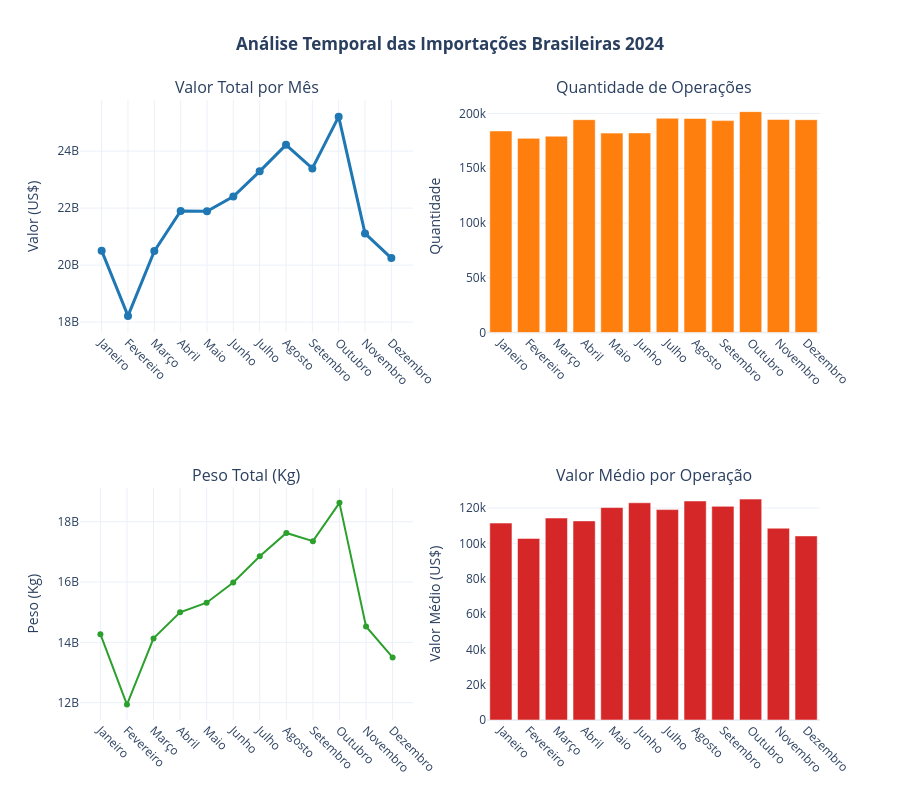

This figure's notebook cell:
### Markdown cell above
## 6. Visualização dos Resultados das Consultas

Criando visualizações avançadas e inteligentes baseadas nos resultados das consultas SQL executadas.

### Code cell
# Função utilitária para formatação de valores monetários
def format_currency(value):
    """Formata valores monetários em bilhões, milhões ou milhares"""
    if value >= 1e9:
        return f"US$ {value/1e9:.1f}B"
    elif value >= 1e6:
        return f"US$ {value/1e6:.1f}M"
    elif value >= 1e3:
        return f"US$ {value/1e3:.1f}K"
    else:
        return f"US$ {value:.0f}"

print("📊 CRIANDO VISUALIZAÇÕES AVANÇADAS DOS RESULTADOS\n")

# 6.1 Visualização da Evolução Temporal (Grupo 2.1)
if not grupo2_resultados.get('analise_temporal', pd.DataFrame()).empty:
    print("📈 6.1 EVOLUÇÃO TEMPORAL DAS IMPORTAÇÕES")
    
    df_temporal = grupo2_resultados['analise_temporal'].copy()
    
    # Gráfico interativo com Plotly
    fig = make_subplots(
        rows=2, cols=2,
        subplot_titles=('Valor Total por Mês', 'Quantidade de Operações', 
                       'Peso Total (Kg)', 'Valor Médio por Operação'),
        specs=[[{"secondary_y": False}, {"secondary_y": False}],
               [{"secondary_y": False}, {"secondary_y": False}]]
    )
    
    # Valor total
    fig.add_trace(
        go.Scatter(
            x=df_temporal['NOME_MES'], 
            y=df_temporal['valor_total'],
            mode='lines+markers',
            name='Valor Total',
            line=dict(color='#1f77b4', width=3),
            marker=dict(size=8)
        ),
        row=1, col=1
    )
    
    # Quantidade de operações
    fig.add_trace(
        go.Bar(
            x=df_temporal['NOME_MES'], 
            y=df_temporal['total_operacoes'],
            name='Operações',
            marker_color='#ff7f0e'
        ),
        row=1, col=2
    )
    
    # Peso total
    fig.add_trace(
        go.Scatter(
            x=df_temporal['NOME_MES'], 
            y=df_temporal['peso_total'],
            mode='lines+markers',
            name='Peso Total',
            line=dict(color='#2ca02c', width=2),
            marker=dict(size=6)
        ),
        row=2, col=1
    )
    
    # Valor médio
    fig.add_trace(
        go.Bar(
            x=df_temporal['NOME_MES'], 
            y=df_temporal['valor_medio'],
            name='Valor Médio',
            marker_color='#d62728'
        ),
        row=2, col=2
    )
    
    fig.update_layout(
        height=800,
        title_text="<b>Análise Temporal das Importações Brasileiras 2024</b>",
        title_x=0.5,
        showlegend=False,
        template="plotly_white"
    )
    
    # Formatação dos eixos
    fig.update_xaxes(tickangle=45)
    fig.update_yaxes(title_text="Valor (US$)", row=1, col=1)
    fig.update_yaxes(title_text="Quantidade", row=1, col=2)
    fig.update_yaxes(title_text="Peso (Kg)", row=2, col=1)
    fig.update_yaxes(title_text="Valor Médio (US$)", row=2, col=2)
    
    fig.show()
    
    # Estatísticas da evolução temporal
    print(f"\n📊 INSIGHTS TEMPORAIS:")
    mes_maior_valor = df_temporal.loc[df_temporal['valor_total'].idxmax()]
    mes_maior_ops = df_temporal.loc[df_temporal['total_operacoes'].idxmax()]
    print(f"   🏆 Mês com maior valor: {mes_maior_valor['NOME_MES']} ({format_currency(mes_maior_valor['valor_total'])})")
    print(f"   📈 Mês com mais operações: {mes_maior_ops['NOME_MES']} ({mes_maior_ops['total_operacoes']:,} operações)")
    print(f"   💰 Valor médio geral: {format_currency(df_temporal['valor_medio'].mean())}")
    print(f"   📊 Total no período: {format_currency(df_temporal['valor_total'].sum())}")

else:
    print("❌ 6.1 Dados temporais não disponíveis")

### Figure 1 — Plotly figure (JSON) as saved in the notebook; plotly's stock layout.template omitted (floating-point values rounded to 4 significant figures)
{"data": [{"line": {"color": "#1f77b4", "width": 3}, "marker": {"size": 8}, "mode": "lines+markers", "name": "Valor Total", "type": "scatter", "x": ["Janeiro", "Fevereiro", "Março", "Abril", "Maio", "Junho", "Julho", "Agosto", "Setembro", "Outubro", "Novembro", "Dezembro"], "xaxis": "x", "y": [20506553165, 18217840718, 20490209586, 21896274485, 21888476596, 22403496315, 23289874359, 24219210009, 23391780967, 25209597414, 21110834322, 20245157064], "yaxis": "y"}, {"marker": {"color": "#ff7f0e"}, "name": "Operações", "type": "bar", "x": ["Janeiro", "Fevereiro", "Março", "Abril", "Maio", "Junho", "Julho", "Agosto", "Setembro", "Outubro", "Novembro", "Dezembro"], "xaxis": "x2", "y": [183979, 177253, 179226, 194280, 182010, 182202, 195553, 195362, 193426, 201635, 194477, 194284], "yaxis": "y2"}, {"line": {"color": "#2ca02c", "width": 2}, "marker": {"size": 6}, "mode": "lines+markers", "name": "Peso Total", "type": "scatter", "x": ["Janeiro", "Fevereiro", "Março", "Abril", "Maio", "Junho", "Julho", "Agosto", "Setembro", "Outubro", "Novembro", "Dezembro"], "xaxis": "x3", "y": [14271017701, 11934056707, 14131530601, 14996216363, 15314763004, 15987102383, 16852324456, 17627190679, 17357163568, 18626111080, 14525738297, 13501243766], "yaxis": "y3"}, {"marker": {"color": "#d62728"}, "name": "Valor Médio", "type": "bar", "x": ["Janeiro", "Fevereiro", "Março", "Abril", "Maio", "Junho", "Julho", "Agosto", "Setembro", "Outubro", "Novembro", "Dezembro"], "xaxis": "x4", "y": [111500.0, 102800.0, 114300.0, 112700.0, 120300.0, 123000.0, 119100.0, 124000.0, 120900.0, 125000.0, 108600.0, 104200.0], "yaxis": "y4"}], "layout": {"annotations": [{"font": {"size": 16}, "showarrow": false, "text": "Valor Total por Mês", "x": 0.225, "xanchor": "center", "xref": "paper", "y": 1, "yanchor": "bottom", "yref": "paper"}, {"font": {"size": 16}, "showarrow": false, "text": "Quantidade de Operações", "x": 0.775, "xanchor": "center", "xref": "paper", "y": 1, "yanchor": "bottom", "yref": "paper"}, {"font": {"size": 16}, "showarrow": false, "text": "Peso Total (Kg)", "x": 0.225, "xanchor": "center", "xref": "paper", "y": 0.375, "yanchor": "bottom", "yref": "paper"}, {"font": {"size": 16}, "showarrow": false, "text": "Valor Médio por Operação", "x": 0.775, "xanchor": "center", "xref": "paper", "y": 0.375, "yanchor": "bottom", "yref": "paper"}], "height": 800, "showlegend": false, "title": {"text": "<b>Análise Temporal das Importações Brasileiras 2024</b>", "x": 0.5}, "xaxis": {"anchor": "y", "domain": [0, 0.45], "tickangle": 45}, "xaxis2": {"anchor": "y2", "domain": [0.55, 1], "tickangle": 45}, "xaxis3": {"anchor": "y3", "domain": [0, 0.45], "tickangle": 45}, "xaxis4": {"anchor": "y4", "domain": [0.55, 1], "tickangle": 45}, "yaxis": {"anchor": "x", "domain": [0.625, 1], "title": {"text": "Valor (US$)"}}, "yaxis2": {"anchor": "x2", "domain": [0.625, 1], "title": {"text": "Quantidade"}}, "yaxis3": {"anchor": "x3", "domain": [0, 0.375], "title": {"text": "Peso (Kg)"}}, "yaxis4": {"anchor": "x4", "domain": [0, 0.375], "title": {"text": "Valor Médio (US$)"}}}}
